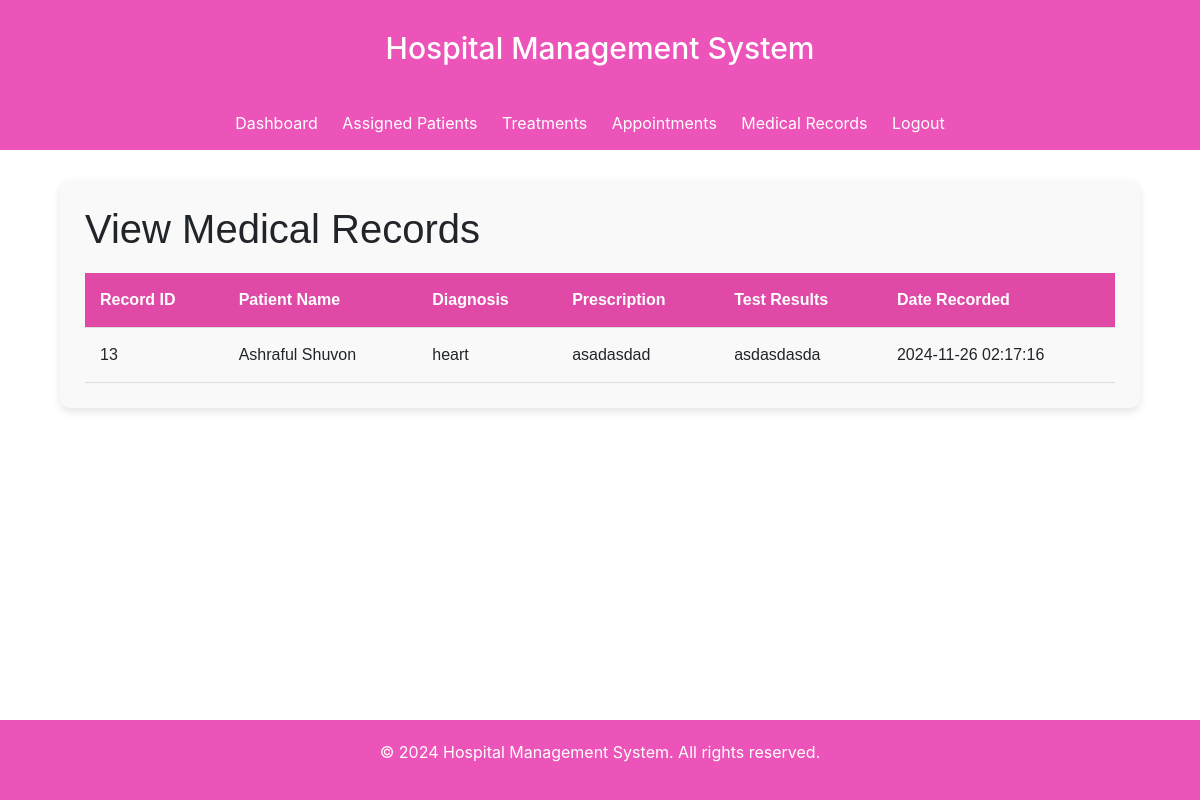
The page /doctor/view_records.php (signed in) on the database its author committed.
### tables this page shows
CREATE TABLE `medical_records` (
  `record_id` int(11) NOT NULL,
  `patient_id` int(11) NOT NULL,
  `doctor_id` int(11) NOT NULL,
  `diagnosis` text NOT NULL,
  `prescription` text NOT NULL,
  `test_results` text DEFAULT NULL,
  `date_recorded` datetime DEFAULT current_timestamp()
);

CREATE TABLE `patients` (
  `patient_id` int(11) NOT NULL,
  `first_name` varchar(100) NOT NULL,
  `last_name` varchar(100) NOT NULL,
  `date_of_birth` date NOT NULL,
  `gender` enum('Male','Female','Other') NOT NULL,
  `contact_number` varchar(15) NOT NULL,
  `email` varchar(150) NOT NULL,
  `address` text NOT NULL,
  `username` varchar(50) NOT NULL,
  `password` varchar(255) NOT NULL,
  `created_at` timestamp NOT NULL DEFAULT current_timestamp()
);

### doctor/view_records.php (the view, shortened to what this page needs)
<?php
include '../config/db.php';
$doctor_id = $_SESSION['doctor_id'];
$sql = "SELECT medical_records.record_id, patients.first_name, patients.last_name, medical_records.diagnosis, medical_records.prescription, medical_records.test_results, medical_records.date_recorded
        FROM medical_records
        JOIN patients ON medical_records.patient_id = patients.patient_id
        WHERE medical_records.doctor_id = :doctor_id";
$stmt = $conn->prepare($sql);
$stmt->bindParam(':doctor_id', $doctor_id, PDO::PARAM_INT);
$stmt->execute();
$records = $stmt->fetchAll(PDO::FETCH_ASSOC);
?>
<?php include '../includes/doctorNav.php'; ?>
<div class="common-container">
    <h1>View Medical Records</h1>
    <table class="common-table">
        <thead>
            <tr>
                <th>Record ID</th>
                <th>Patient Name</th>
                <th>Diagnosis</th>
                <th>Prescription</th>
                <th>Test Results</th>
                <th>Date Recorded</th>
            </tr>
        </thead>
        <tbody>
            <?php if (count($records) > 0): ?>
                <?php foreach ($records as $record): ?>
                    <tr>
                        <td><?= htmlspecialchars($record['record_id']); ?></td>
                        <td><?= htmlspecialchars($record['first_name'] . ' ' . $record['last_name']); ?></td>
                        <td><?= htmlspecialchars($record['diagnosis']); ?></td>
                        <td><?= htmlspecialchars($record['prescription']); ?></td>
                        <td><?= htmlspecialchars($record['test_results']); ?></td>
                        <td><?= htmlspecialchars($record['date_recorded']); ?></td>
                    </tr>
                <?php endforeach; ?>
            <?php else: ?>
                <tr>
                    <td colspan="6">No medical records found for your patients.</td>
                </tr>
            <?php endif; ?>
        </tbody>
    </table>
</div>
<?php include '../includes/footer.php'; ?>

### assets/css/styles.css (style rules this page uses)
body { font-family: Arial, sans-serif; margin: 0; padding: 0; background-color: #f4f4f4; }
.common-container { width: 90%; margin: 30px auto; padding: 25px; background-color: #f9f9f9; border-radius: 10px; box-shadow: 0 4px 8px rgba(0, 0, 0, 0.1); font-family: Arial, sans-serif; }
.common-table { width: 100%; border-collapse: collapse; margin-top: 20px; overflow-x: auto; }
.common-table thead { background-color: #e04aa6; color: white; }
.common-table th, .common-table td { padding: 15px; text-align: left; border-bottom: 1px solid #ddd; }

### rows shown on the page
medical_records: record_id "13", patient.last_name "Ashraful Shuvon", diagnosis "heart", prescription "asadasdad", test_results "asdasdasda", date_recorded "2024-11-26 02:17:16"
